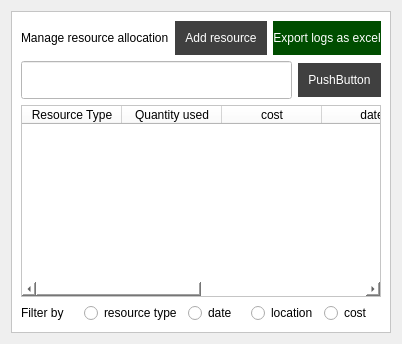
                         <widget class="QWidget" name="resourceAllocation">
                          <attribute name="title">
                           <string>Resource Allocation</string>
                          </attribute>
                          <layout class="QGridLayout" name="gridLayout_43">
                           <item row="0" column="0">
                            <widget class="QFrame" name="frame_25">
                             <property name="styleSheet">
                              <string notr="true">#frame_25, *{
	background: #fff;
}</string>
                             </property>
                             <property name="frameShape">
                              <enum>QFrame::StyledPanel</enum>
                             </property>
                             <property name="frameShadow">
                              <enum>QFrame::Raised</enum>
                             </property>
                             <layout class="QVBoxLayout" name="verticalLayout_24">
                              <item>
                               <layout class="QHBoxLayout" name="horizontalLayout_22">
                                <item>
                                 <widget class="QLabel" name="label_32">
                                  <property name="text">
                                   <string>Manage resource allocation</string>
                                  </property>
                                 </widget>
                                </item>
                                <item>
                                 <widget class="QPushButton" name="pushButton_3">
                                  <property name="cursor">
                                   <cursorShape>PointingHandCursor</cursorShape>
                                  </property>
                                  <property name="styleSheet">
                                   <string notr="true">QPushButton{
border: none;
padding: 10px;
color: #fff;
background: #404040;
}

QPushButton::hover{
	background: #102030
}
</string>
                                  </property>
                                  <property name="text">
                                   <string>Add resource</string>
                                  </property>
                                  <property name="icon">
                                   <iconset resource="../resource_files/resources.qrc">
                                    <normaloff>:/icons_svg/images/icons-svg/icons8_plus_math.svg</normaloff>:/icons_svg/images/icons-svg/icons8_plus_math.svg</iconset>
                                  </property>
                                  <property name="iconSize">
                                   <size>
                                    <width>20</width>
                                    <height>20</height>
                                   </size>
                                  </property>
                                 </widget>
                                </item>
                                <item>
                                 <widget class="QPushButton" name="pushButton_7">
                                  <property name="cursor">
                                   <cursorShape>PointingHandCursor</cursorShape>
                                  </property>
                                  <property name="styleSheet">
                                   <string notr="true">QPushButton{
	border: none;
	background-color: #004d00;
	padding-top: 10px;
	padding-bottom: 10px;
	color: #fff;
}

QPushButton::hover{
	background-color: #009900;
}</string>
                                  </property>
                                  <property name="text">
                                   <string>Export logs as excel</string>
                                  </property>
                                  <property name="icon">
                                   <iconset resource="../resource_files/resources.qrc">
                                    <normaloff>:/icons_svg/images/icons-svg/icons8_microsoft_excel.svg</normaloff>:/icons_svg/images/icons-svg/icons8_microsoft_excel.svg</iconset>
                                  </property>
                                  <property name="iconSize">
                                   <size>
                                    <width>20</width>
                                    <height>20</height>
                                   </size>
                                  </property>
                                 </widget>
                                </item>
                               </layout>
                              </item>
                              <item>
                               <layout class="QHBoxLayout" name="horizontalLayout_23">
                                <item>
                                 <widget class="QLineEdit" name="lineEdit">
                                  <property name="styleSheet">
                                   <string notr="true">padding: 10px;
color: #000;</string>
                                  </property>
                                 </widget>
                                </item>
                                <item>
                                 <widget class="QPushButton" name="pushButton_4">
                                  <property name="cursor">
                                   <cursorShape>PointingHandCursor</cursorShape>
                                  </property>
                                  <property name="styleSheet">
                                   <string notr="true">QPushButton{
border: none;
padding: 10px;
color: #fff;
background: #404040;
}

QPushButton::hover{
	background: #102030
}
</string>
                                  </property>
                                  <property name="text">
                                   <string>PushButton</string>
                                  </property>
                                  <property name="icon">
                                   <iconset resource="../resource_files/resources.qrc">
                                    <normaloff>:/icons/images/icons/cil-magnifying-glass.png</normaloff>:/icons/images/icons/cil-magnifying-glass.png</iconset>
                                  </property>
                                 </widget>
                                </item>
                               </layout>
                              </item>
                              <item>
                               <widget class="QTableWidget" name="tableWidget_5">
                                <property name="cursor" stdset="0">
                                 <cursorShape>ArrowCursor</cursorShape>
                                </property>
                                <attribute name="horizontalHeaderStretchLastSection">
                                 <bool>true</bool>
                                </attribute>
                                <column>
                                 <property name="text">
                                  <string>Resource Type</string>
                                 </property>
                                </column>
                                <column>
                                 <property name="text">
                                  <string>Quantity used</string>
                                 </property>
                                </column>
                                <column>
                                 <property name="text">
                                  <string>cost</string>
                                 </property>
                                </column>
                                <column>
                                 <property name="text">
                                  <string>date</string>
                                 </property>
                                </column>
                                <column>
                                 <property name="text">
                                  <string>location</string>
                                 </property>
                                </column>
                                <column>
                                 <property name="text">
                                  <string>comments</string>
                                 </property>
                                </column>
                               </widget>
                              </item>
                              <item>
                               <layout class="QHBoxLayout" name="horizontalLayout_32">
                                <item>
                                 <widget class="QLabel" name="label_33">
                                  <property name="text">
                                   <string>Filter by</string>
                                  </property>
                                 </widget>
                                </item>
                                <item>
                                 <widget class="QRadioButton" name="radioButton_12">
                                  <property name="text">
                                   <string>resource type</string>
                                  </property>
                                 </widget>
                                </item>
                                <item>
                                 <widget class="QRadioButton" name="radioButton_13">
                                  <property name="text">
                                   <string>date</string>
                                  </property>
                                 </widget>
                                </item>
                                <item>
                                 <widget class="QRadioButton" name="radioButton_14">
                                  <property name="text">
                                   <string>location</string>
                                  </property>
                                 </widget>
                                </item>
                                <item>
                                 <widget class="QRadioButton" name="radioButton_15">
                                  <property name="text">
                                   <string>cost</string>
                                  </property>
                                 </widget>
                                </item>
                               </layout>
                              </item>
                             </layout>
                            </widget>
                           </item>
                          </layout>
                         </widget>
